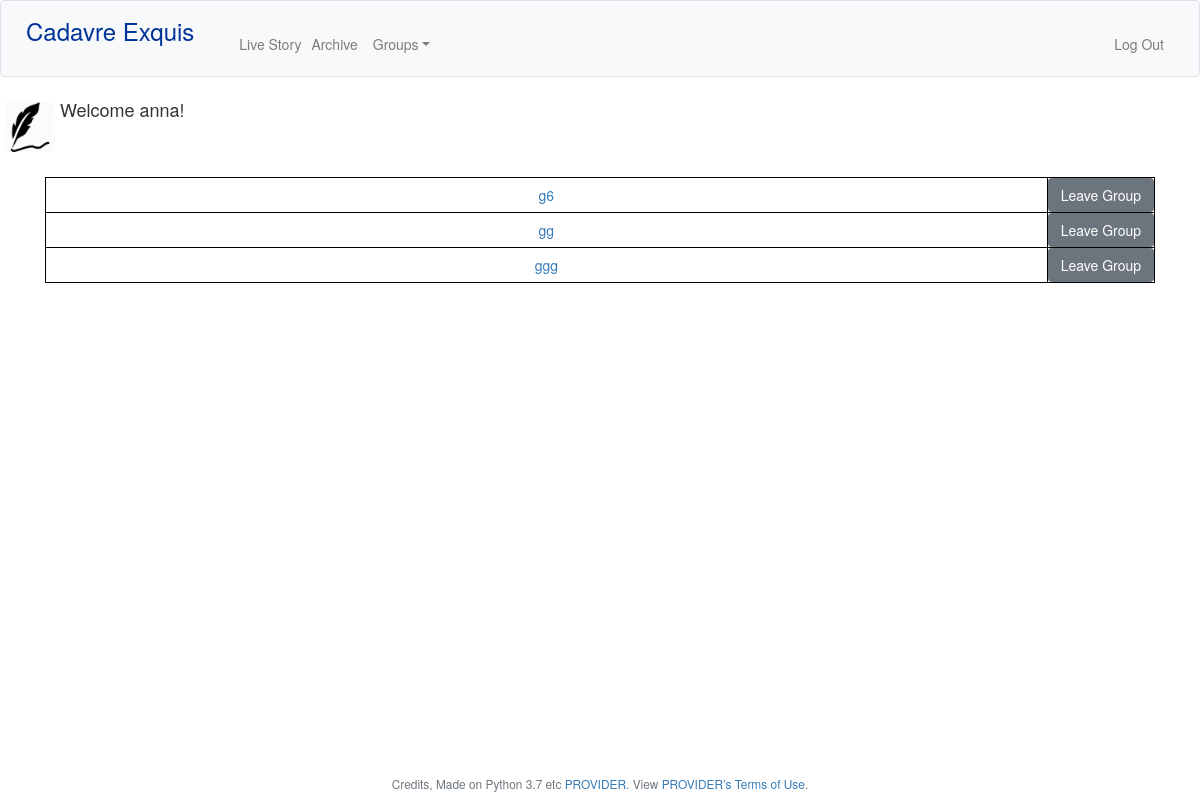
Before: /groups (signed in) with the older database file.
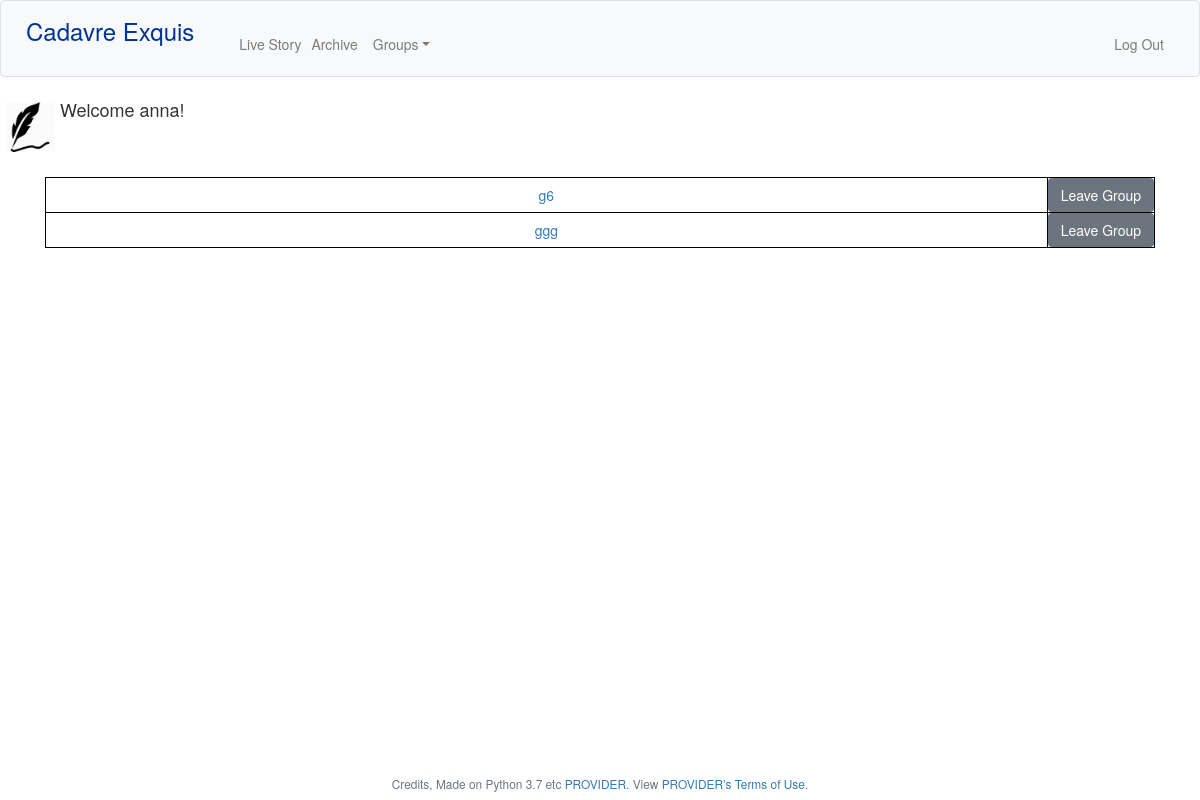
After: the same page with the newer database file.
### tables this page shows
CREATE TABLE 'groups' (
'group_name' VARCHAR(255) NOT NULL,
'turn' INTEGER NOT NULL,
'user_id'INTEGER,
FOREIGN KEY ('user_id') REFERENCES 'users'('user_id')
ON UPDATE CASCADE
ON DELETE CASCADE
);

### flask_app.py (the view)
@app.route("/groups", methods=["GET", "POST"])
@login_required
def groups():
  groups = query_db("SELECT * FROM groups WHERE user_id=?", [session["user_id"]], one=False)
  if request.method == "POST":
    request.get("leave")
  else:
    return render_template("groups.html", groups=groups)

### flask_app.py (called while the page is built)
@app.after_request
def after_request(response):
    response.headers["Cache-Control"] = "no-cache, no-store, must-revalidate"
    response.headers["Expires"] = 0
    response.headers["Pragma"] = "no-cache"
    return response

@app.teardown_appcontext
def close_connection(exception):
  db = getattr(g, '_database', None)
  if db is not None:
    db.close()

### helpers.py (called while the page is built)
def get_db():
  db=getattr(g, '_database', None)
  if db is None:
    db = g._database = sqlite3.connect("ce.db")
    db.row_factory = make_dicts #why function called without args????
  return db

def make_dicts(cursor, row):
    return dict((cursor.description[idx][0], value)
                for idx, value in enumerate(row))

def query_db(query, args=(), one=False):
    cur = get_db().execute(query, args)
    rv = cur.fetchall()
    cur.close()
    return (rv[0] if rv else None) if one else rv

def login_required(f):
    @wraps(f)
    def decorated_function(*args, **kwargs):
        if session.get("user_id") is None:
            return redirect("/login")
        return f(*args, **kwargs)
    return decorated_function

### templates/groups.html (shortened to what this page needs)
{% extends "layout.html" %}
  {% block main %}
      {% if groups %}
        <table>
          {% for group in groups %}
          <tr>
            <td><a href="/group/{{group["group_name"]}}">{{group["group_name"]}}</a></td>
            <form>
              <td><button name="leave" class="btn btn-secondary" type="submit" formaction="/leave_group/{{group["group_name"]}}">Leave Group</button></td>
            </form>
          </tr>
          {% endfor %}
        </table>
      {% else %}
        <p>Looks like you are not in any groups! Create a new one or join an existing one!</p>
      {% endif %}
  {% endblock %}

### templates/layout.html (shortened to what this page needs)
<!DOCTYPE html>
<html lang="en">
    <head>
        <link href="https://maxcdn.bootstrapcdn.com/bootstrap/4.1.3/css/bootstrap.min.css" rel="stylesheet">
        <link href="/static/styles.css" rel="stylesheet">
        <link href="https://netdna.bootstrapcdn.com/bootstrap/3.1.0/css/bootstrap.min.css" rel="stylesheet" id="bootstrap-css">
    </head>
    <body>
        <nav class="navbar navbar-expand-md navbar-light bg-light border">
            <a class="navbar-brand mb-4" href="/"><span class="blue">Cadavre Exquis</span></a>
            <div class="collapse navbar-collapse" id="navbar">
                {% if session.user_id %}
                    <ul class="navbar-nav mr-auto mt-3">
                        <li class="nav-item"><a class="nav-link" href="/live_game">Live Story</a></li>
                        <li class="nav-item"><a class="nav-link" href="/archive">Archive</a></li>
                        <li class="dropdown"><a class="dropdown-toggle" role="button" data-toggle="dropdown" >Groups</a>
                        </li>
                    </ul>
                    <ul class="navbar-nav navbar-right ml-auto mt-3 mr-2">
                        <li class="nav-item" ><a class="nav-link" href="/logout">Log Out</a></li>
                    </ul>
                {% else %}
                    <ul class="navbar-nav ml-auto mt-2">
                        <li class="nav-item"><a class="nav-link" href="/login">Log In</a></li>
                        <li class="nav-item"><a class="nav-link" href="/sign_up">Sign Up</a></li>
                        <li class="nav-item"><a class="nav-link" href="/about">About</a></li>
                    </ul>
                {% endif %}
            </div>
        </nav>
        {% if session.user_id %}
        <div class="media" align="left">
          <img class="p-2 mt-0 mb-2" src="{{url_for('static',filename='pen.png')}}" class="align-self-start mr-3" height="60" width="60" alt="...">
          <div class="media-heading">
            <h4 class="mt-1">Welcome {{ session.name }}!</h5>
          </div>
        </div>
        {% endif %}
        <main class="container p-4">
            {% block main %}{% endblock %}
        </main>
        <footer class="small text-center text-muted" id="footer">
            Credits, Made on Python 3.7 etc <a href="https://iextrading.com/developer">PROVIDER</a>. View <a href="https://iextrading.com/api-exhibit-a/">PROVIDER’s Terms of Use</a>.
        </footer>
    </body>
</html>

### static/styles.css (style rules this page uses)
nav .navbar-brand { font-size: x-large; }
nav .dropdown-toggle { padding-right: 0; padding-left: 0; color: rgba(0,0,0,.5); display: block; padding: .5rem 1rem; }
nav .dropdown { color: rgba(0,0,0,.5); }
nav .navbar-brand .blue { color: #003399; }
main { overflow-x: auto; text-align: center; margin-bottom: 25px; }
table, th, td, tr { border: 1px solid black; border-collapse: collapse; }
th, td { padding: 5px; }
td { border:1px solid #000; }
tr td:last-child { width:1%; white-space:nowrap; }
#footer { position: fixed; clear: both; bottom: 0; width: 100%; height: 2.5rem; background-color: #fff; }

Changed rows visible on the page:
removed groups: group_name "gg"
